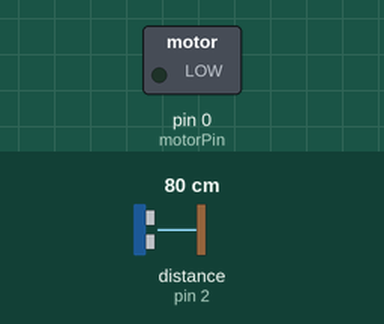
Bench run of a sketch on a simulated Arduino Uno, built with avr-gcc and run on an emulated ATmega328P. Shown: switched loads named in the sketch (green lamp = pin HIGH). The inputs (shaded band) are chosen by the test bench; at power-on: distance to the obstacle (sensor on pin 2) 80 cm.

Above: at 1.2 s.
1.3 s: distance to the obstacle (sensor on pin 2) set to 28 cm
2.8 s: distance to the obstacle (sensor on pin 2) set to 22 cm
At 3.1 s:
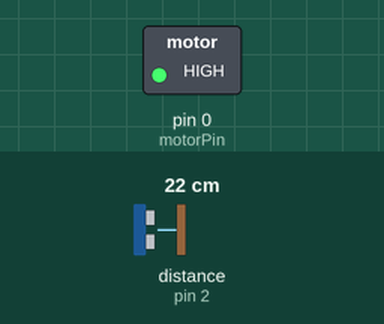
4.3 s: distance to the obstacle (sensor on pin 2) set to 35 cm
At 5.1 s:
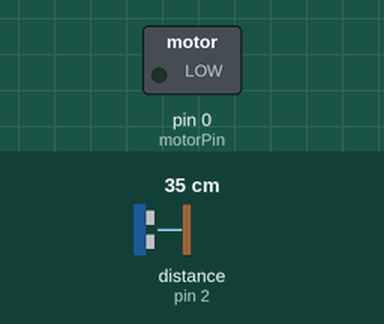
5.8 s: distance to the obstacle (sensor on pin 2) set to 2 cm
At 6.6 s:
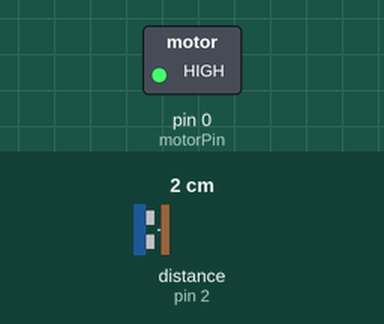
Timing chart, 0 to 8.3 s (numbered marks = the images above; inputs shaded):
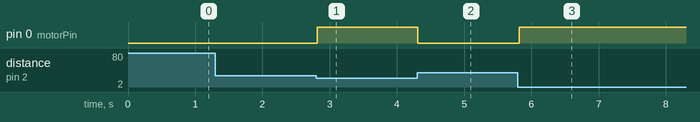

The sketch:

HTPin2.ino
```cpp
#include <SharpIR.h>

SharpIR sharp(2, 25, 93, 20150);

//Globals
int distance = 0;

//Pins
int motorPin = 0;
int IRPin = 2;

void setup() {
  pinMode(IRPin, INPUT);
  pinMode(motorPin, OUTPUT);
}

void loop() {
 distance = sharp.distance();

  if (distance < 15) {
    analogWrite(motorPin, 255);
    delay(500);
    analogWrite(motorPin, 0);
    delay(500);
  }

  else if (distance < 25) {
    analogWrite(motorPin, 150);
  }

  else if (distance < 35) {
    analogWrite(motorPin, 100);
  }

  else {
    analogWrite(motorPin, 0);
  }
  /*

  else if (distance < 90) {
    analogWrite(motorPin, 125);
    delay(500);
    analogWrite(motorPin, 0);
    delay(500);
    Serial.println(distance);
  }
  */

}
```

Measured:
- the behaviour switches between 25 and 24 cm on distance to the obstacle (sensor on pin 2) (found by bisection; images 0 and 1)
- after the input at 1.3 s, every drawn part: stays the same
- after the input at 2.8 s, pin 0 (motorPin): LOW → HIGH at once
- after the input at 4.3 s, pin 0 (motorPin): HIGH → LOW at once
- after the input at 5.8 s, pin 0 (motorPin): LOW → HIGH at once
